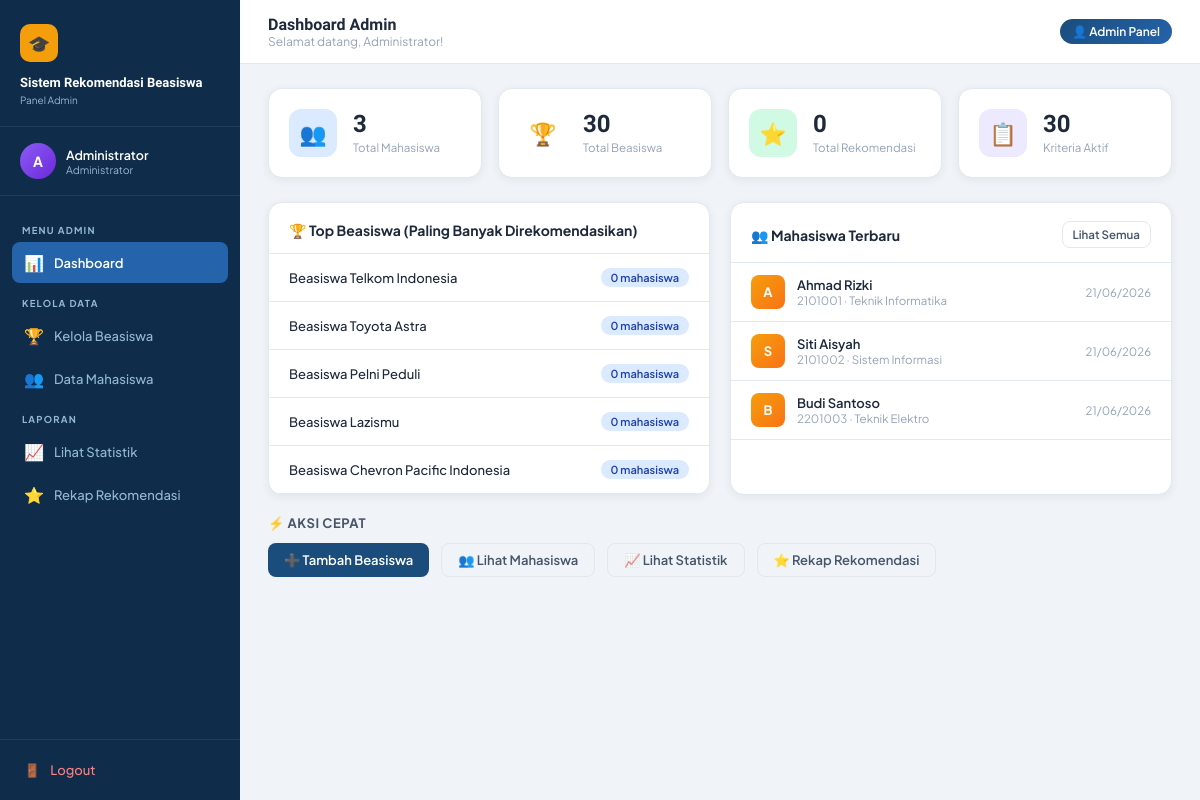
/dashboard_admin.php (signed in), run on the app's committed database.
### tables this page shows
CREATE TABLE IF NOT EXISTS mahasiswa (
    id_mahasiswa INT AUTO_INCREMENT PRIMARY KEY,
    nim VARCHAR(20) NOT NULL UNIQUE,
    nama VARCHAR(100) NOT NULL,
    jurusan VARCHAR(100),
    angkatan YEAR,
    ipk DECIMAL(3,2) DEFAULT 0.00,
    penghasilan_orangtua DECIMAL(15,2) DEFAULT 0,
    jumlah_tanggungan INT DEFAULT 0,
    prestasi TEXT,
    aktif_organisasi ENUM('ya','tidak') DEFAULT 'tidak',
    skor_toefl INT DEFAULT 0,
    skor_ielts DECIMAL(3,1) DEFAULT 0.0,
    username_mhs VARCHAR(50) NOT NULL UNIQUE,
    password_mhs VARCHAR(255) NOT NULL,
    created_at TIMESTAMP DEFAULT CURRENT_TIMESTAMP,
    updated_at TIMESTAMP DEFAULT CURRENT_TIMESTAMP ON UPDATE CURRENT_TIMESTAMP
);

### dashboard_admin.php (the view, shortened to what this page needs)
<?php
require_once 'config.php';
$total_mhs = $conn->query("SELECT COUNT(*) as c FROM mahasiswa")->fetch_assoc()['c'];
$total_beasiswa = $conn->query("SELECT COUNT(*) as c FROM beasiswa")->fetch_assoc()['c'];
$total_rekomen = $conn->query("SELECT COUNT(*) as c FROM rekomendasi_beasiswa WHERE status='direkomendasikan'")->fetch_assoc()['c'];
$total_kriteria = $conn->query("SELECT COUNT(*) as c FROM kriteria")->fetch_assoc()['c'];
$top_beasiswa = $conn->query("
    SELECT b.nama_beasiswa, COUNT(rb.id_rekomendasi) as total
    FROM beasiswa b
    LEFT JOIN rekomendasi_beasiswa rb ON b.id_beasiswa = rb.id_beasiswa AND rb.status='direkomendasikan'
    GROUP BY b.id_beasiswa
    ORDER BY total DESC
    LIMIT 5
");
$recent_mhs = $conn->query("SELECT * FROM mahasiswa ORDER BY created_at DESC LIMIT 5");
?>
<!DOCTYPE html>
<html lang="id">
<head>
<link rel="stylesheet" href="style.css">
</head>
<body>
<div class="app-wrapper">
  <?php include 'sidebar_admin.php'; ?>
  <div class="main-content">
    <div class="topbar">
      <div class="topbar-left">
        <h1>Dashboard Admin</h1>
        <p>Selamat datang, <?= htmlspecialchars($_SESSION['admin_nama']) ?>!</p>
      </div>
      <div class="topbar-right">
        <span class="score-badge">👤 Admin Panel</span>
      </div>
    </div>
    <div class="page-content">
      <div class="stats-grid">
        <div class="stat-card">
          <div class="stat-icon blue">👥</div>
          <div class="stat-info">
            <div class="value"><?= $total_mhs ?></div>
            <div class="label">Total Mahasiswa</div>
          </div>
        </div>
        <div class="stat-card">
          <div class="stat-icon yellow">🏆</div>
          <div class="stat-info">
            <div class="value"><?= $total_beasiswa ?></div>
            <div class="label">Total Beasiswa</div>
          </div>
        </div>
        <div class="stat-card">
          <div class="stat-icon green">⭐</div>
          <div class="stat-info">
            <div class="value"><?= $total_rekomen ?></div>
            <div class="label">Total Rekomendasi</div>
          </div>
        </div>
        <div class="stat-card">
          <div class="stat-icon purple">📋</div>
          <div class="stat-info">
            <div class="value"><?= $total_kriteria ?></div>
            <div class="label">Kriteria Aktif</div>
          </div>
        </div>
    </div>
      <div class="grid-2" style="gap:20px">
        <div class="card">
          <div class="card-header">
            <h3>🏆 Top Beasiswa (Paling Banyak Direkomendasikan)</h3>
          </div>
          <div class="card-body" style="padding:0">
            <?php while ($tb = $top_beasiswa->fetch_assoc()): ?>
            <div style="padding:14px 20px;border-bottom:1px solid var(--border);display:flex;justify-content:space-between;align-items:center">
              <div style="font-size:13px;font-weight:500"><?= htmlspecialchars($tb['nama_beasiswa']) ?></div>
              <span class="badge badge-blue"><?= $tb['total'] ?> mahasiswa</span>
            </div>
            <?php endwhile; ?>
          </div>
        </div>
        <div class="card">
          <div class="card-header">
            <h3>👥 Mahasiswa Terbaru</h3>
            <a href="mahasiswa.php" class="btn btn-outline btn-sm">Lihat Semua</a>
          </div>
          <div class="card-body" style="padding:0">
            <?php while ($rm = $recent_mhs->fetch_assoc()): ?>
            <div style="padding:12px 20px;border-bottom:1px solid var(--border);display:flex;align-items:center;gap:12px">
              <div class="user-avatar" style="width:34px;height:34px;font-size:13px;border-radius:8px">
                <?= strtoupper(substr($rm['nama'],0,1)) ?>
              </div>
              <div style="flex:1">
                <div style="font-size:13px;font-weight:600"><?= htmlspecialchars($rm['nama']) ?></div>
                <div style="font-size:11.5px;color:var(--text-light)"><?= $rm['nim'] ?> · <?= htmlspecialchars($rm['jurusan']) ?></div>
              </div>
              <span style="font-size:11.5px;color:var(--text-light)"><?= date('d/m/Y', strtotime($rm['created_at'])) ?></span>
            </div>
            <?php endwhile; ?>
          </div>
        </div>
      </div>
      <div style="margin-top:20px">
        <div style="font-size:13px;font-weight:700;color:var(--text-mid);margin-bottom:12px;text-transform:uppercase;letter-spacing:0.5px">⚡ Aksi Cepat</div>
        <div style="display:flex;gap:12px;flex-wrap:wrap">
          <a href="beasiswa_admin.php?action=tambah" class="btn btn-primary">➕ Tambah Beasiswa</a>
          <a href="mahasiswa.php" class="btn btn-outline">👥 Lihat Mahasiswa</a>
          <a href="statistik.php" class="btn btn-outline">📈 Lihat Statistik</a>
          <a href="rekomendasi_admin.php" class="btn btn-outline">⭐ Rekap Rekomendasi</a>
        </div>
      </div>
    </div>
  </div>
</div>
</body>
</html>

### style.css (style rules this page uses)
:root { --primary: #1a4d7c; --primary-light: #2563ab; --primary-dark: #0f2d4a; --accent: #f59e0b; --accent2: #10b981; --accent3: #ef4444; --accent4: #8b5cf6; --sidebar-bg: #0f2d4a; --sidebar-hover: #1a4d7c; --sidebar-active: #2563ab; --sidebar-text: #94b8d4; --sidebar-text-active: #ffffff; --content-bg: #f0f4f8; --card-bg: #ffffff; --text-dark: #1e293b; --text-mid: #475569; --text-light: #94a3b8; --border: #e2e8f0; --shadow: 0 4px 24px rgba(15,45,74,0.10); --shadow-sm: 0 2px 8px rgba(15,45,74,0.07); --radius: 14px; --radius-sm: 8px; --sidebar-width: 240px; --topbar-height: 64px; }
* { margin: 0; padding: 0; box-sizing: border-box; }
body { font-family: 'Plus Jakarta Sans', sans-serif; background: var(--content-bg); color: var(--text-dark); min-height: 100vh; font-size: 14px; }
.app-wrapper { display: flex; min-height: 100vh; }
.user-avatar { width: 36px; height: 36px; border-radius: 50%; background: linear-gradient(135deg, var(--accent), #f97316); display: flex; align-items: center; justify-content: center; font-size: 14px; font-weight: 700; color: white; flex-shrink: 0; }
.main-content { margin-left: var(--sidebar-width); flex: 1; display: flex; flex-direction: column; min-height: 100vh; }
.topbar { height: var(--topbar-height); background: var(--card-bg); border-bottom: 1px solid var(--border); display: flex; align-items: center; justify-content: space-between; padding: 0 28px; position: sticky; top: 0; z-index: 50; }
.topbar-left h1 { font-family: 'Sora', sans-serif; font-size: 16px; font-weight: 700; color: var(--text-dark); }
.topbar-left p { font-size: 12px; color: var(--text-light); }
.topbar-right { display: flex; align-items: center; gap: 12px; }
.page-content { padding: 24px 28px; flex: 1; }
.stats-grid { display: grid; grid-template-columns: repeat(auto-fill, minmax(200px, 1fr)); gap: 16px; margin-bottom: 24px; }
.stat-card { background: var(--card-bg); border-radius: var(--radius); padding: 20px; box-shadow: var(--shadow-sm); border: 1px solid var(--border); display: flex; align-items: center; gap: 16px; transition: transform 0.2s, box-shadow 0.2s; }
.stat-icon { width: 48px; height: 48px; border-radius: 12px; display: flex; align-items: center; justify-content: center; font-size: 22px; flex-shrink: 0; }
.stat-icon.blue { background: #dbeafe; }
.stat-icon.green { background: #d1fae5; }
.stat-icon.purple { background: #ede9fe; }
.stat-info .value { font-family: 'Sora', sans-serif; font-size: 24px; font-weight: 700; color: var(--text-dark); line-height: 1; }
.stat-info .label { font-size: 11.5px; color: var(--text-light); margin-top: 4px; }
.card { background: var(--card-bg); border-radius: var(--radius); border: 1px solid var(--border); box-shadow: var(--shadow-sm); overflow: hidden; }
.card-header { padding: 18px 20px 14px; border-bottom: 1px solid var(--border); display: flex; align-items: center; justify-content: space-between; }
.card-header h3 { font-size: 14px; font-weight: 700; color: var(--text-dark); }
.card-body { padding: 20px; }
.grid-2 { display: grid; grid-template-columns: 1fr 1fr; gap: 16px; }
.badge { display: inline-flex; align-items: center; padding: 3px 10px; border-radius: 20px; font-size: 11px; font-weight: 600; }
.badge-blue { background: #dbeafe; color: #1e40af; }
.btn { display: inline-flex; align-items: center; gap: 6px; padding: 8px 16px; border-radius: 8px; font-size: 13px; font-weight: 600; cursor: pointer; border: none; transition: all 0.2s; text-decoration: none; font-family: 'Plus Jakarta Sans', sans-serif; }
.btn-primary { background: var(--primary); color: white; }
.btn-outline { background: transparent; border: 1.5px solid var(--border); color: var(--text-mid); }
.btn-sm { padding: 5px 10px; font-size: 11.5px; }
.score-badge { display: flex; align-items: center; gap: 6px; background: linear-gradient(135deg, var(--primary), var(--primary-light)); color: white; padding: 5px 12px; border-radius: 20px; font-size: 12px; font-weight: 600; }

### data on the page
mahasiswa: nama "A", nama "Ahmad Rizki", nim "2101001", jurusan "Teknik Informatika", created_at "21/06/2026"
mahasiswa: nama "S", nama "Siti Aisyah", nim "2101002", jurusan "Sistem Informasi", created_at "21/06/2026"
mahasiswa: nama "B", nama "Budi Santoso", nim "2201003", jurusan "Teknik Elektro", created_at "21/06/2026"

### other printed values
substr($_SESSION['admin_nama'], 0, 1) "A"
$_SESSION['admin_nama'] "Administrator"
$total_mhs "3"
$total_beasiswa "30"
$total_rekomen "0"
$total_kriteria "30"
$tb['nama_beasiswa'] "Beasiswa Telkom Indonesia"
$tb['total'] "0"
$tb['nama_beasiswa'] "Beasiswa Toyota Astra"
$tb['nama_beasiswa'] "Beasiswa Pelni Peduli"
$tb['nama_beasiswa'] "Beasiswa Lazismu"
$tb['nama_beasiswa'] "Beasiswa Chevron Pacific Indonesia"
